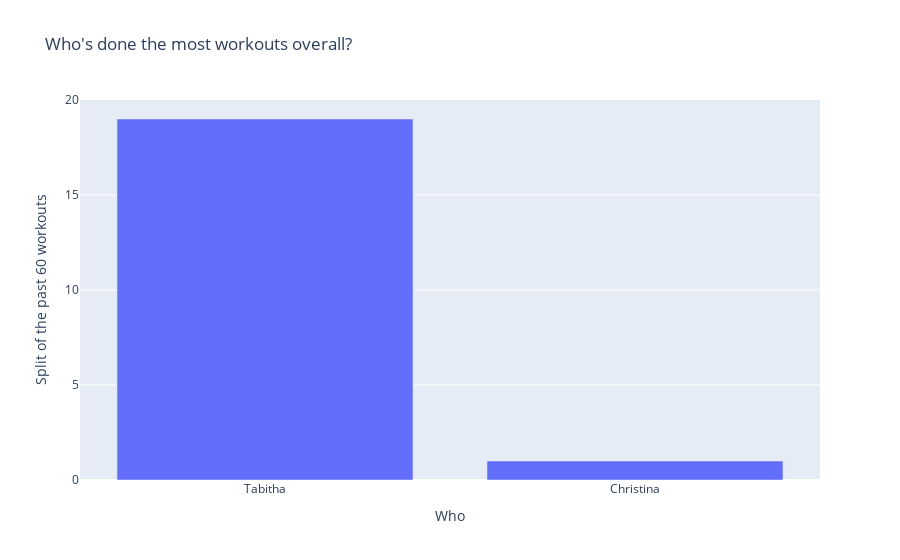

Notebook cell for this chart:
### Code cell
# Plot 1 - count of recent workouts per person
import plotly.graph_objs as go

who_counts = df_club['who'].value_counts()
who_vals = []
for i in who_counts.items():
    who_vals.append(i[0])

graph_one = []    
graph_one.append(
    go.Bar(
        x = who_vals,
        y = who_counts
    )
)

layout_one = dict(title = "Who's done the most workouts overall?",
                  xaxis = dict(title = 'Who'),
                  yaxis = dict(title = 'Split of the past 60 workouts'),
                 )

go.Figure(data = graph_one, 
         layout = layout_one)

### Figure 1 — Plotly figure (JSON) as saved in the notebook; plotly's stock layout.template omitted (floating-point values rounded to 4 significant figures)
{"data": [{"type": "bar", "x": ["Tabitha", "Christina"], "y": [19, 1]}], "layout": {"title": {"text": "Who's done the most workouts overall?"}, "xaxis": {"title": {"text": "Who"}}, "yaxis": {"title": {"text": "Split of the past 60 workouts"}}}}
